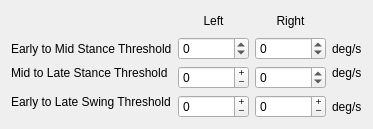
            <widget class="QWidget" name="walkFSM5SubPhasesPage">
             <attribute name="title">
              <string>Sub-phases</string>
             </attribute>
             <layout class="QGridLayout" name="walkFSM5SubPhasesGridLayout">
              <item row="0" column="0">
               <spacer name="walkFSM5SubPhasesHorizontalSpacer">
                <property name="orientation">
                 <enum>Qt::Orientation::Horizontal</enum>
                </property>
                <property name="sizeType">
                 <enum>QSizePolicy::Policy::MinimumExpanding</enum>
                </property>
                <property name="sizeHint" stdset="0">
                 <size>
                  <width>0</width>
                  <height>0</height>
                 </size>
                </property>
               </spacer>
              </item>
              <item row="0" column="1">
               <widget class="QLabel" name="walkFSM5SubPhasesLegLabelL">
                <property name="sizePolicy">
                 <sizepolicy hsizetype="Preferred" vsizetype="Preferred">
                  <horstretch>0</horstretch>
                  <verstretch>0</verstretch>
                 </sizepolicy>
                </property>
                <property name="font">
                 <font>
                  <pointsize>9</pointsize>
                 </font>
                </property>
                <property name="toolTip">
                 <string notr="true">Left</string>
                </property>
                <property name="lineWidth">
                 <number>1</number>
                </property>
                <property name="text">
                 <string notr="true">Left</string>
                </property>
                <property name="alignment">
                 <set>Qt::AlignmentFlag::AlignCenter</set>
                </property>
                <property name="margin">
                 <number>0</number>
                </property>
                <property name="indent">
                 <number>0</number>
                </property>
               </widget>
              </item>
              <item row="0" column="2">
               <widget class="QLabel" name="walkFSM5SubPhasesLegLabelR">
                <property name="sizePolicy">
                 <sizepolicy hsizetype="Preferred" vsizetype="Preferred">
                  <horstretch>0</horstretch>
                  <verstretch>0</verstretch>
                 </sizepolicy>
                </property>
                <property name="font">
                 <font>
                  <pointsize>9</pointsize>
                 </font>
                </property>
                <property name="toolTip">
                 <string notr="true">Right</string>
                </property>
                <property name="lineWidth">
                 <number>1</number>
                </property>
                <property name="text">
                 <string notr="true">Right</string>
                </property>
                <property name="alignment">
                 <set>Qt::AlignmentFlag::AlignCenter</set>
                </property>
                <property name="margin">
                 <number>0</number>
                </property>
                <property name="indent">
                 <number>0</number>
                </property>
               </widget>
              </item>
              <item row="0" column="3">
               <spacer name="walkFSM5SubPhasesUnitVerticalSpacer">
                <property name="orientation">
                 <enum>Qt::Orientation::Vertical</enum>
                </property>
                <property name="sizeType">
                 <enum>QSizePolicy::Policy::Maximum</enum>
                </property>
                <property name="sizeHint" stdset="0">
                 <size>
                  <width>0</width>
                  <height>20</height>
                 </size>
                </property>
               </spacer>
              </item>
              <item row="1" column="0">
               <widget class="QLabel" name="walkFSM5EarlyToMidStanceThresholdLabel">
                <property name="sizePolicy">
                 <sizepolicy hsizetype="Preferred" vsizetype="Preferred">
                  <horstretch>0</horstretch>
                  <verstretch>0</verstretch>
                 </sizepolicy>
                </property>
                <property name="font">
                 <font>
                  <pointsize>9</pointsize>
                 </font>
                </property>
                <property name="toolTip">
                 <string notr="true">Initial Contact Voltage Threshold</string>
                </property>
                <property name="text">
                 <string notr="true">Early to Mid Stance Threshold</string>
                </property>
               </widget>
              </item>
              <item row="1" column="1">
               <widget class="QSpinBox" name="walkFSM5EarlyToMidStanceThresholdSpinBoxL">
                <property name="sizePolicy">
                 <sizepolicy hsizetype="Preferred" vsizetype="Preferred">
                  <horstretch>0</horstretch>
                  <verstretch>0</verstretch>
                 </sizepolicy>
                </property>
                <property name="font">
                 <font>
                  <pointsize>9</pointsize>
                 </font>
                </property>
                <property name="cursor">
                 <cursorShape>PointingHandCursor</cursorShape>
                </property>
                <property name="alignment">
                 <set>Qt::AlignmentFlag::AlignLeading|Qt::AlignmentFlag::AlignLeft|Qt::AlignmentFlag::AlignVCenter</set>
                </property>
                <property name="buttonSymbols">
                 <enum>QAbstractSpinBox::ButtonSymbols::UpDownArrows</enum>
                </property>
                <property name="specialValueText">
                 <string notr="true"/>
                </property>
                <property name="accelerated">
                 <bool>true</bool>
                </property>
                <property name="correctionMode">
                 <enum>QAbstractSpinBox::CorrectionMode::CorrectToPreviousValue</enum>
                </property>
                <property name="showGroupSeparator" stdset="0">
                 <bool>false</bool>
                </property>
                <property name="suffix">
                 <string notr="true"/>
                </property>
                <property name="prefix">
                 <string notr="true"/>
                </property>
                <property name="minimum">
                 <number>-999999999</number>
                </property>
                <property name="maximum">
                 <number>999999999</number>
                </property>
                <property name="value">
                 <number>0</number>
                </property>
               </widget>
              </item>
              <item row="1" column="2">
               <widget class="QSpinBox" name="walkFSM5EarlyToMidStanceThresholdSpinBoxR">
                <property name="sizePolicy">
                 <sizepolicy hsizetype="Preferred" vsizetype="Preferred">
                  <horstretch>0</horstretch>
                  <verstretch>0</verstretch>
                 </sizepolicy>
                </property>
                <property name="font">
                 <font>
                  <pointsize>9</pointsize>
                 </font>
                </property>
                <property name="cursor">
                 <cursorShape>PointingHandCursor</cursorShape>
                </property>
                <property name="alignment">
                 <set>Qt::AlignmentFlag::AlignLeading|Qt::AlignmentFlag::AlignLeft|Qt::AlignmentFlag::AlignVCenter</set>
                </property>
                <property name="buttonSymbols">
                 <enum>QAbstractSpinBox::ButtonSymbols::UpDownArrows</enum>
                </property>
                <property name="specialValueText">
                 <string notr="true"/>
                </property>
                <property name="accelerated">
                 <bool>true</bool>
                </property>
                <property name="correctionMode">
                 <enum>QAbstractSpinBox::CorrectionMode::CorrectToPreviousValue</enum>
                </property>
                <property name="showGroupSeparator" stdset="0">
                 <bool>false</bool>
                </property>
                <property name="suffix">
                 <string notr="true"/>
                </property>
                <property name="prefix">
                 <string notr="true"/>
                </property>
                <property name="minimum">
                 <number>-999999999</number>
                </property>
                <property name="maximum">
                 <number>999999999</number>
                </property>
                <property name="value">
                 <number>0</number>
                </property>
               </widget>
              </item>
              <item row="1" column="3">
               <widget class="QLabel" name="walkFSM5EarlyToMidStanceThresholdUnitLabel">
                <property name="font">
                 <font>
                  <pointsize>9</pointsize>
                 </font>
                </property>
                <property name="text">
                 <string notr="true">deg/s</string>
                </property>
                <property name="alignment">
                 <set>Qt::AlignmentFlag::AlignLeading|Qt::AlignmentFlag::AlignLeft|Qt::AlignmentFlag::AlignVCenter</set>
                </property>
               </widget>
              </item>
              <item row="2" column="0">
               <widget class="QLabel" name="walkFSM5MidToLateStanceThresholdLabel">
                <property name="sizePolicy">
                 <sizepolicy hsizetype="Preferred" vsizetype="Preferred">
                  <horstretch>0</horstretch>
                  <verstretch>0</verstretch>
                 </sizepolicy>
                </property>
                <property name="font">
                 <font>
                  <pointsize>9</pointsize>
                 </font>
                </property>
                <property name="toolTip">
                 <string notr="true">Toe Off Voltage Threshold</string>
                </property>
                <property name="text">
                 <string notr="true">Mid to Late Stance Threshold</string>
                </property>
               </widget>
              </item>
              <item row="2" column="1" rowspan="2">
               <widget class="QSpinBox" name="walkFSM5MidToLateStanceThresholdSpinBoxL">
                <property name="sizePolicy">
                 <sizepolicy hsizetype="Preferred" vsizetype="Preferred">
                  <horstretch>0</horstretch>
                  <verstretch>0</verstretch>
                 </sizepolicy>
                </property>
                <property name="font">
                 <font>
                  <pointsize>9</pointsize>
                 </font>
                </property>
                <property name="cursor">
                 <cursorShape>PointingHandCursor</cursorShape>
                </property>
                <property name="wrapping">
                 <bool>false</bool>
                </property>
                <property name="buttonSymbols">
                 <enum>QAbstractSpinBox::ButtonSymbols::PlusMinus</enum>
                </property>
                <property name="specialValueText">
                 <string notr="true"/>
                </property>
                <property name="accelerated">
                 <bool>true</bool>
                </property>
                <property name="suffix">
                 <string notr="true"/>
                </property>
                <property name="prefix">
                 <string notr="true"/>
                </property>
                <property name="minimum">
                 <number>-999999999</number>
                </property>
                <property name="maximum">
                 <number>999999999</number>
                </property>
                <property name="value">
                 <number>0</number>
                </property>
               </widget>
              </item>
              <item row="2" column="2" rowspan="2">
               <widget class="QSpinBox" name="walkFSM5MidToLateStanceThresholdSpinBoxR">
                <property name="sizePolicy">
                 <sizepolicy hsizetype="Preferred" vsizetype="Preferred">
                  <horstretch>0</horstretch>
                  <verstretch>0</verstretch>
                 </sizepolicy>
                </property>
                <property name="font">
                 <font>
                  <pointsize>9</pointsize>
                 </font>
                </property>
                <property name="cursor">
                 <cursorShape>PointingHandCursor</cursorShape>
                </property>
                <property name="alignment">
                 <set>Qt::AlignmentFlag::AlignLeading|Qt::AlignmentFlag::AlignLeft|Qt::AlignmentFlag::AlignVCenter</set>
                </property>
                <property name="buttonSymbols">
                 <enum>QAbstractSpinBox::ButtonSymbols::UpDownArrows</enum>
                </property>
                <property name="specialValueText">
                 <string notr="true"/>
                </property>
                <property name="accelerated">
                 <bool>true</bool>
                </property>
                <property name="correctionMode">
                 <enum>QAbstractSpinBox::CorrectionMode::CorrectToPreviousValue</enum>
                </property>
                <property name="showGroupSeparator" stdset="0">
                 <bool>false</bool>
                </property>
                <property name="suffix">
                 <string notr="true"/>
                </property>
                <property name="prefix">
                 <string notr="true"/>
                </property>
                <property name="minimum">
                 <number>-999999999</number>
                </property>
                <property name="maximum">
                 <number>999999999</number>
                </property>
                <property name="value">
                 <number>0</number>
                </property>
               </widget>
              </item>
              <item row="2" column="3">
               <widget class="QLabel" name="walkFSM5MidToLateStanceThresholdUnitLabel">
                <property name="font">
                 <font>
                  <pointsize>9</pointsize>
                 </font>
                </property>
                <property name="text">
                 <string notr="true">deg/s</string>
                </property>
                <property name="alignment">
                 <set>Qt::AlignmentFlag::AlignLeading|Qt::AlignmentFlag::AlignLeft|Qt::AlignmentFlag::AlignVCenter</set>
                </property>
               </widget>
              </item>
              <item row="3" column="0" rowspan="2">
               <widget class="QLabel" name="walkFSM5EarlyToLateSwingThresholdLabel">
                <property name="sizePolicy">
                 <sizepolicy hsizetype="Preferred" vsizetype="Preferred">
                  <horstretch>0</horstretch>
                  <verstretch>0</verstretch>
                 </sizepolicy>
                </property>
                <property name="font">
                 <font>
                  <pointsize>9</pointsize>
                 </font>
                </property>
                <property name="toolTip">
                 <string notr="true">The amount of time before phases can switch.</string>
                </property>
                <property name="text">
                 <string notr="true">Early to Late Swing Threshold</string>
                </property>
               </widget>
              </item>
              <item row="4" column="1">
               <widget class="QSpinBox" name="walkFSM5EarlyToLateSwingThresholdSpinBoxL">
                <property name="sizePolicy">
                 <sizepolicy hsizetype="Preferred" vsizetype="Preferred">
                  <horstretch>0</horstretch>
                  <verstretch>0</verstretch>
                 </sizepolicy>
                </property>
                <property name="font">
                 <font>
                  <pointsize>9</pointsize>
                 </font>
                </property>
                <property name="cursor">
                 <cursorShape>PointingHandCursor</cursorShape>
                </property>
                <property name="wrapping">
                 <bool>false</bool>
                </property>
                <property name="buttonSymbols">
                 <enum>QAbstractSpinBox::ButtonSymbols::PlusMinus</enum>
                </property>
                <property name="specialValueText">
                 <string notr="true"/>
                </property>
                <property name="accelerated">
                 <bool>true</bool>
                </property>
                <property name="suffix">
                 <string notr="true"/>
                </property>
                <property name="prefix">
                 <string notr="true"/>
                </property>
                <property name="minimum">
                 <number>-999999999</number>
                </property>
                <property name="maximum">
                 <number>999999999</number>
                </property>
                <property name="value">
                 <number>0</number>
                </property>
               </widget>
              </item>
              <item row="4" column="2">
               <widget class="QSpinBox" name="walkFSM5EarlyToLateSwingThresholdSpinBoxR">
                <property name="sizePolicy">
                 <sizepolicy hsizetype="Preferred" vsizetype="Preferred">
                  <horstretch>0</horstretch>
                  <verstretch>0</verstretch>
                 </sizepolicy>
                </property>
                <property name="font">
                 <font>
                  <pointsize>9</pointsize>
                 </font>
                </property>
                <property name="cursor">
                 <cursorShape>PointingHandCursor</cursorShape>
                </property>
                <property name="wrapping">
                 <bool>false</bool>
                </property>
                <property name="buttonSymbols">
                 <enum>QAbstractSpinBox::ButtonSymbols::PlusMinus</enum>
                </property>
                <property name="specialValueText">
                 <string notr="true"/>
                </property>
                <property name="accelerated">
                 <bool>true</bool>
                </property>
                <property name="suffix">
                 <string notr="true"/>
                </property>
                <property name="prefix">
                 <string notr="true"/>
                </property>
                <property name="minimum">
                 <number>-999999999</number>
                </property>
                <property name="maximum">
                 <number>999999999</number>
                </property>
                <property name="value">
                 <number>0</number>
                </property>
               </widget>
              </item>
              <item row="4" column="3">
               <widget class="QLabel" name="walkFSM5EarlyToLateSwingThresholdUnitLabel">
                <property name="font">
                 <font>
                  <pointsize>9</pointsize>
                 </font>
                </property>
                <property name="text">
                 <string notr="true">deg/s</string>
                </property>
                <property name="alignment">
                 <set>Qt::AlignmentFlag::AlignLeading|Qt::AlignmentFlag::AlignLeft|Qt::AlignmentFlag::AlignVCenter</set>
                </property>
               </widget>
              </item>
              <item row="5" column="0" colspan="4">
               <spacer name="walkFSM5SubPhasesVerticalSpacer">
                <property name="orientation">
                 <enum>Qt::Orientation::Vertical</enum>
                </property>
                <property name="sizeType">
                 <enum>QSizePolicy::Policy::MinimumExpanding</enum>
                </property>
                <property name="sizeHint" stdset="0">
                 <size>
                  <width>0</width>
                  <height>0</height>
                 </size>
                </property>
               </spacer>
              </item>
             </layout>
            </widget>
